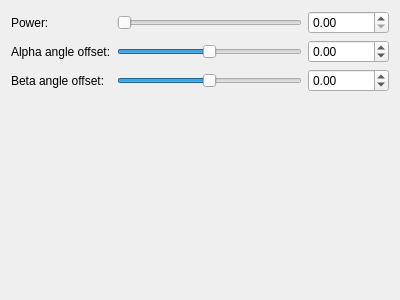
<?xml version="1.0" encoding="UTF-8"?>
<ui version="4.0">
 <class>Form</class>
 <widget class="QWidget" name="Form">
  <property name="geometry">
   <rect>
    <x>0</x>
    <y>0</y>
    <width>400</width>
    <height>300</height>
   </rect>
  </property>
  <property name="windowTitle">
   <string>Form</string>
  </property>
  <layout class="QVBoxLayout" name="verticalLayout">
   <item>
    <layout class="QGridLayout" name="gridLayout">
     <item row="2" column="1">
      <widget class="QSlider" name="slider_beta_angle_offset">
       <property name="minimum">
        <number>-36000</number>
       </property>
       <property name="maximum">
        <number>36000</number>
       </property>
       <property name="singleStep">
        <number>1</number>
       </property>
       <property name="pageStep">
        <number>100</number>
       </property>
       <property name="orientation">
        <enum>Qt::Horizontal</enum>
       </property>
      </widget>
     </item>
     <item row="2" column="2">
      <widget class="MyDoubleSpinBox" name="spinbox_beta_angle_offset">
       <property name="prefix">
        <string/>
       </property>
       <property name="suffix">
        <string/>
       </property>
       <property name="decimals">
        <number>2</number>
       </property>
       <property name="minimum">
        <double>-36000.000000000000000</double>
       </property>
       <property name="maximum">
        <double>36000.000000000000000</double>
       </property>
       <property name="singleStep">
        <double>0.100000000000000</double>
       </property>
      </widget>
     </item>
     <item row="1" column="1">
      <widget class="QSlider" name="slider_alpha_angle_offset">
       <property name="minimum">
        <number>-36000</number>
       </property>
       <property name="maximum">
        <number>36000</number>
       </property>
       <property name="singleStep">
        <number>1</number>
       </property>
       <property name="pageStep">
        <number>100</number>
       </property>
       <property name="orientation">
        <enum>Qt::Horizontal</enum>
       </property>
      </widget>
     </item>
     <item row="1" column="0">
      <widget class="QLabel" name="label_8">
       <property name="text">
        <string>Alpha angle offset:</string>
       </property>
      </widget>
     </item>
     <item row="0" column="2">
      <widget class="MyDoubleSpinBox" name="spinbox_power">
       <property name="prefix">
        <string/>
       </property>
       <property name="suffix">
        <string/>
       </property>
       <property name="decimals">
        <number>2</number>
       </property>
       <property name="minimum">
        <double>0.000000000000000</double>
       </property>
       <property name="maximum">
        <double>1000.000000000000000</double>
       </property>
       <property name="singleStep">
        <double>0.100000000000000</double>
       </property>
      </widget>
     </item>
     <item row="1" column="2">
      <widget class="MyDoubleSpinBox" name="spinbox_alpha_angle_offset">
       <property name="prefix">
        <string/>
       </property>
       <property name="suffix">
        <string/>
       </property>
       <property name="decimals">
        <number>2</number>
       </property>
       <property name="minimum">
        <double>-36000.000000000000000</double>
       </property>
       <property name="maximum">
        <double>36000.000000000000000</double>
       </property>
       <property name="singleStep">
        <double>0.100000000000000</double>
       </property>
      </widget>
     </item>
     <item row="0" column="1">
      <widget class="QSlider" name="slider_power">
       <property name="maximum">
        <number>2000</number>
       </property>
       <property name="singleStep">
        <number>1</number>
       </property>
       <property name="orientation">
        <enum>Qt::Horizontal</enum>
       </property>
      </widget>
     </item>
     <item row="0" column="0">
      <widget class="QLabel" name="label_7">
       <property name="text">
        <string>Power:</string>
       </property>
      </widget>
     </item>
     <item row="2" column="0">
      <widget class="QLabel" name="label_9">
       <property name="text">
        <string>Beta angle offset:</string>
       </property>
      </widget>
     </item>
    </layout>
   </item>
   <item>
    <spacer name="verticalSpacer">
     <property name="orientation">
      <enum>Qt::Vertical</enum>
     </property>
     <property name="sizeHint" stdset="0">
      <size>
       <width>20</width>
       <height>40</height>
      </size>
     </property>
    </spacer>
   </item>
  </layout>
 </widget>
 <customwidgets>
  <customwidget>
   <class>MyDoubleSpinBox</class>
   <extends>QDoubleSpinBox</extends>
   <header>mydoublespinbox.h</header>
  </customwidget>
 </customwidgets>
 <resources/>
 <connections/>
</ui>
